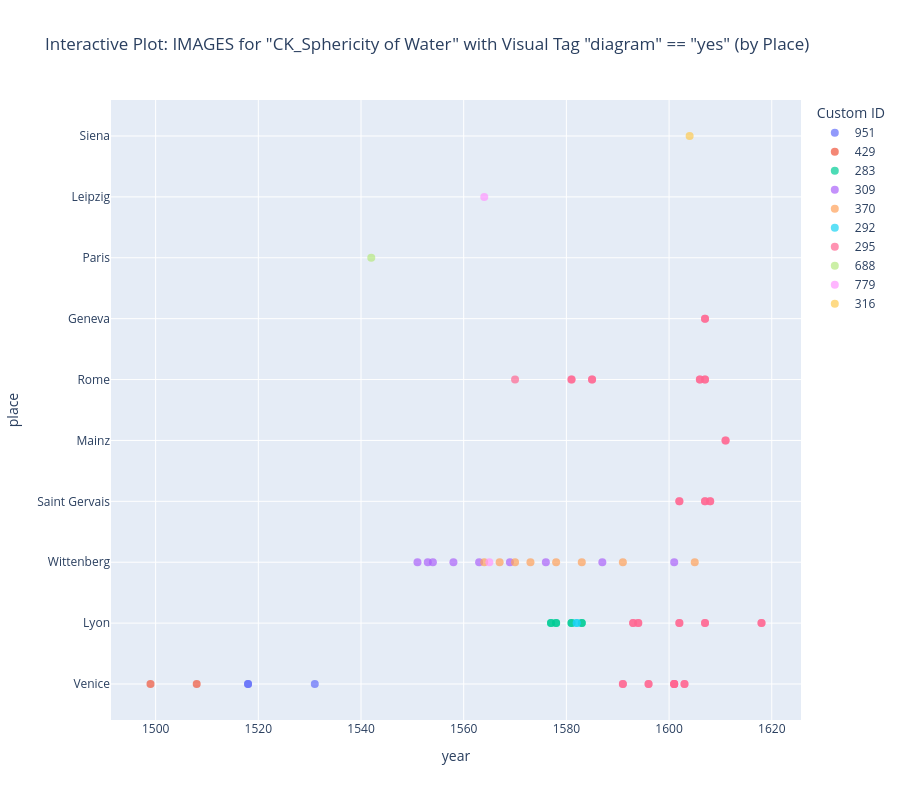
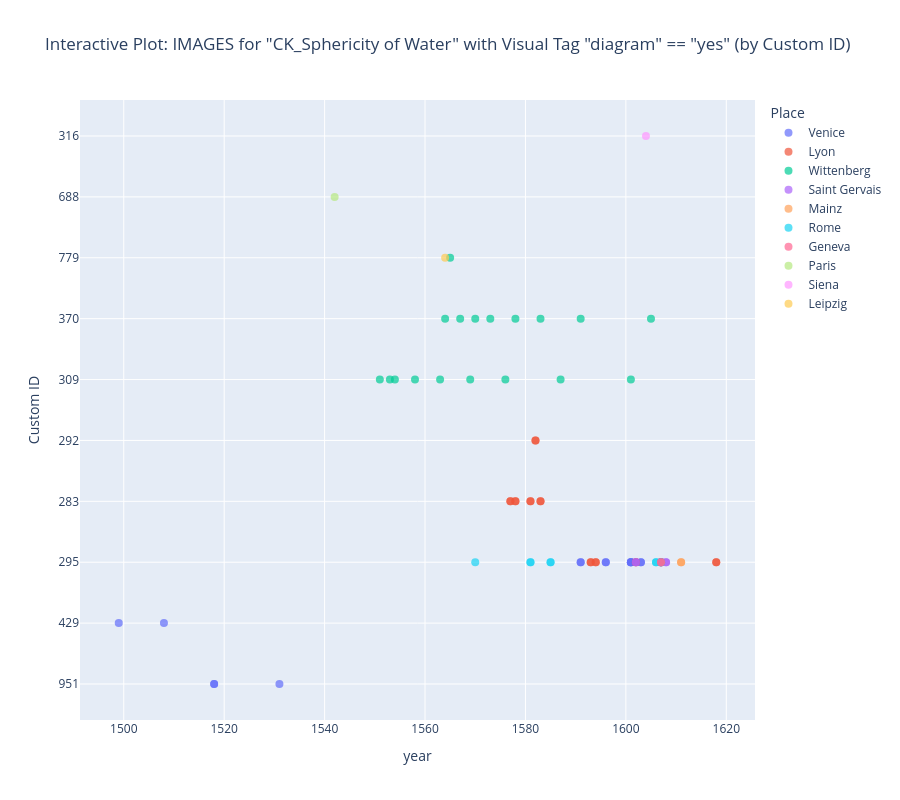

Notebook code cell kept with these figures, in order:
### Code cell
# Scatter Plots for 'diagram' == 'yes'
tag_col_diag = 'diagram'

df_diag = df_clean[(df_clean['cks'].str.contains('Water', na=False, case=False)) & (df_clean[tag_col_diag] == 'yes')].copy()
df_diag = df_diag.drop_duplicates(subset=['images']).copy()

print(f"\nTotal specific images for Water Sphericity with '{tag_col_diag}' == 'yes': {len(df_diag)}")

if len(df_diag) > 0:
    # 1. Static Scatter Plot (Place vs Time)
    plt.figure(figsize=(14, 10))
    sns.scatterplot(
        data=df_diag, x='year', y='place', hue='custom_identifier_str',
        palette='tab20', s=80, alpha=0.7, legend=False 
    )
    plt.title(f'Printings of IMAGES for "{base_ck}"\nwith Visual Tag "{tag_col_diag}" == "yes"\nOver Time and Place (Colored by Custom ID)', fontsize=16)
    plt.xlabel('Year', fontsize=12)
    plt.ylabel('Place', fontsize=12)
    plt.grid(True, linestyle='--', alpha=0.5)
    plt.tight_layout()
    plt.show()

    # 2. Interactive Scatter Plot (Place vs Time)
    fig_diag_place = px.scatter(
        df_diag, x='year', y='place', color='custom_identifier_str',
        hover_data=['part_or_adaption_label', 'images', 'bid', 'book'],
        title=f'Interactive Plot: IMAGES for "{base_ck}" with Visual Tag "{tag_col_diag}" == "yes" (by Place)',
        labels={'custom_identifier_str': 'Custom ID'}
    )
    fig_diag_place.update_traces(marker=dict(size=8, opacity=0.7))
    fig_diag_place.update_layout(height=800, hovermode='closest')
    fig_diag_place.show()

    # 3. Static Scatter Plot (Custom ID vs Time)
    plt.figure(figsize=(14, 10))
    sns.scatterplot(
        data=df_diag, x='year', y='custom_identifier_str', hue='place',
        palette='tab20', s=80, alpha=0.7, legend=False 
    )
    plt.title(f'Printings of IMAGES for "{base_ck}"\nwith Visual Tag "{tag_col_diag}" == "yes"\nOver Time and Custom ID (Colored by Place)', fontsize=16)
    plt.xlabel('Year', fontsize=12)
    plt.ylabel('Custom ID (Text Part)', fontsize=12)
    plt.grid(True, linestyle='--', alpha=0.5)
    plt.tight_layout()
    plt.show()

    # 4. Interactive Scatter Plot (Custom ID vs Time)
    fig_diag = px.scatter(
        df_diag, x='year', y='custom_identifier_str', color='place',
        hover_data=['part_or_adaption_label', 'images', 'bid', 'book'],
        title=f'Interactive Plot: IMAGES for "{base_ck}" with Visual Tag "{tag_col_diag}" == "yes" (by Custom ID)',
        labels={'custom_identifier_str': 'Custom ID', 'place': 'Place'}
    )
    fig_diag.update_traces(marker=dict(size=8, opacity=0.7))
    fig_diag.update_layout(height=800, hovermode='closest')
    fig_diag.show()
else:
    print(f"No images found for '{tag_col_diag}' == 'yes'.")
